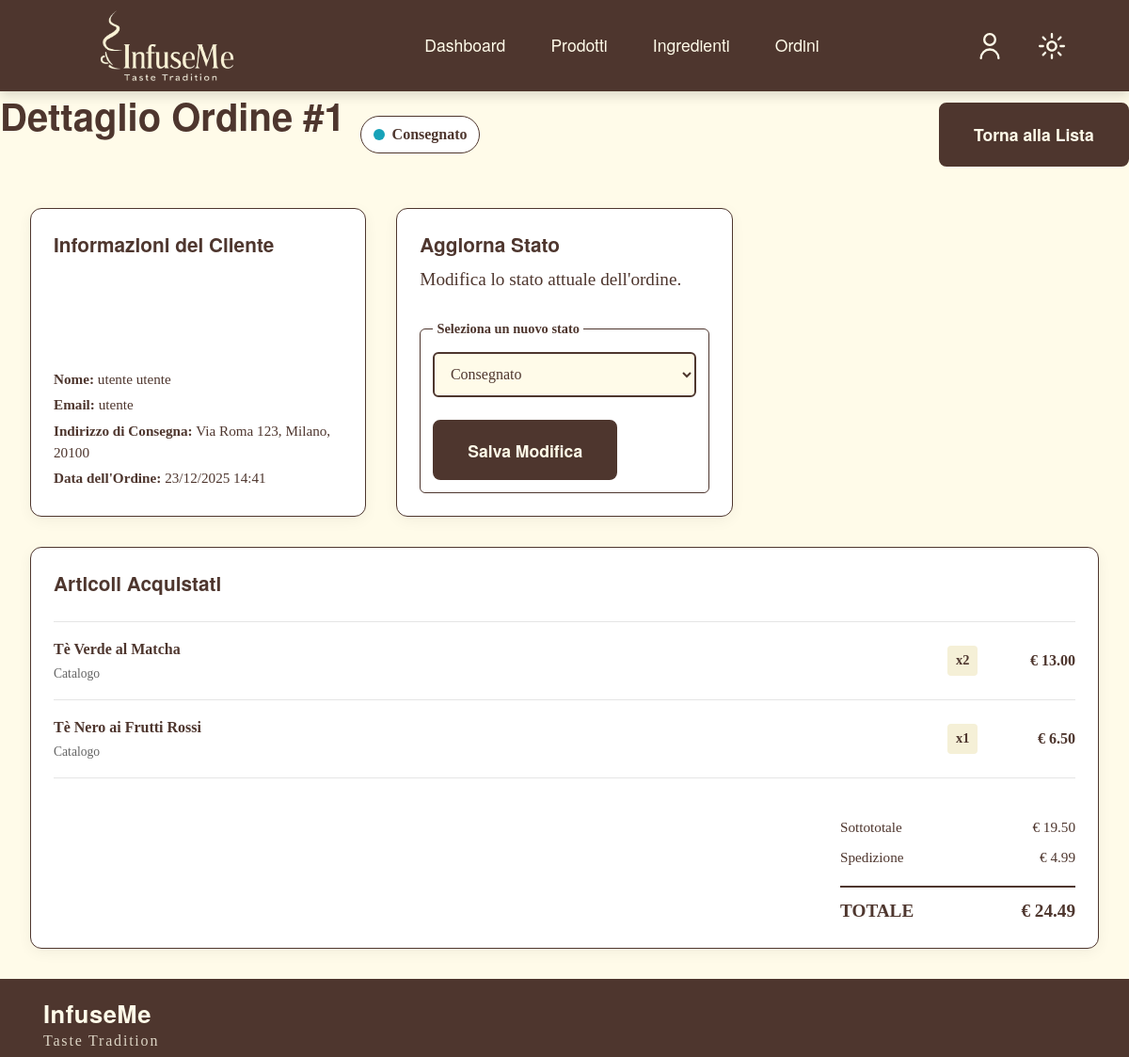
Page /src/dettaglioOrdineAdmin.php?id=1 (signed in) on the committed database.
### tables this page shows
CREATE TABLE ordine (
    id_ordine INT UNSIGNED AUTO_INCREMENT PRIMARY KEY,
    id_utente INT UNSIGNED NOT NULL,
    data_ordine DATETIME NOT NULL DEFAULT CURRENT_TIMESTAMP,
    data_consegna DATE NULL,
    indirizzo_spedizione VARCHAR(255) NULL,
    stato_ord ENUM('in_attesa','pagato','in_preparazione','spedito','consegnato','annullato') NOT NULL DEFAULT 'in_attesa',
    conferma_pagamento BOOLEAN NOT NULL DEFAULT FALSE,
    sottototale DECIMAL(10,2) NOT NULL DEFAULT 0.00,
    spese_spedizione DECIMAL(10,2) NOT NULL DEFAULT 4.99,
    totale DECIMAL(10,2) NOT NULL,
    omaggio BOOLEAN NOT NULL DEFAULT FALSE,
    descrizione_omaggio VARCHAR(255) NULL,
    note TEXT NULL,
    FOREIGN KEY (id_utente) REFERENCES utente(id_utente) ON DELETE RESTRICT,
    CONSTRAINT chk_ordine_totale CHECK (totale >= 0),
    CONSTRAINT chk_ordine_sottototale CHECK (sottototale >= 0)
);

CREATE TABLE utente (
    id_utente INT UNSIGNED AUTO_INCREMENT PRIMARY KEY,
    nome VARCHAR(100) NOT NULL,
    cognome VARCHAR(100) NOT NULL,
    email VARCHAR(255) NOT NULL UNIQUE,
    password_hash VARCHAR(255) NOT NULL,
    data_nascita DATE NOT NULL,
    indirizzo VARCHAR(255) NULL,
    citta VARCHAR(100) NULL,
    cap VARCHAR(20) NULL,
    paese VARCHAR(100) NULL DEFAULT 'Italia',
    data_registrazione DATETIME NOT NULL DEFAULT CURRENT_TIMESTAMP,
    is_active BOOLEAN NOT NULL DEFAULT TRUE
);

CREATE TABLE dettaglio_ordine (
    id_dettaglio INT UNSIGNED AUTO_INCREMENT PRIMARY KEY,
    id_ordine INT UNSIGNED NOT NULL,
    id_prodotto INT UNSIGNED NULL,
    id_custom INT UNSIGNED NULL,
    quantita INT UNSIGNED NOT NULL DEFAULT 1,
    prezzo_unit DECIMAL(10,2) NOT NULL DEFAULT 0.00,
    totale_riga DECIMAL(10,2) GENERATED ALWAYS AS (quantita * prezzo_unit) VIRTUAL,
    note VARCHAR(255) NULL,
    FOREIGN KEY (id_ordine) REFERENCES ordine(id_ordine) ON DELETE CASCADE,
    FOREIGN KEY (id_prodotto) REFERENCES prodotto(id_prodotto) ON DELETE RESTRICT,
    FOREIGN KEY (id_custom) REFERENCES prodotto_custom(id_custom) ON DELETE RESTRICT,
    CONSTRAINT chk_dettaglio_one_product CHECK (
        (id_prodotto IS NOT NULL AND id_custom IS NULL)
        OR
        (id_prodotto IS NULL AND id_custom IS NOT NULL)
    ),
    CONSTRAINT chk_dettaglio_quantita CHECK (quantita > 0),
    CONSTRAINT chk_dettaglio_prezzo CHECK (prezzo_unit >= 0)
);

CREATE TABLE prodotto (
    id_prodotto INT UNSIGNED AUTO_INCREMENT PRIMARY KEY,
    nome VARCHAR(200) NOT NULL UNIQUE,
    descrizione TEXT NOT NULL,
    prezzo DECIMAL(10,2) NOT NULL DEFAULT 0.00,
    grammi INT NULL DEFAULT 50,
    categoria ENUM('tè_verde', 'tè_nero', 'tè_bianco', 'tè_giallo', 'tè_oolong', 'tisana', 'infuso', 'altro') NOT NULL,
    img_path VARCHAR(255) NULL,
    disponibilita INT NOT NULL DEFAULT 200,
    ultima_modifica DATETIME NOT NULL DEFAULT CURRENT_TIMESTAMP ON UPDATE CURRENT_TIMESTAMP,
    id_base INT UNSIGNED NULL,
    FOREIGN KEY (id_base) REFERENCES base(id_base) ON DELETE RESTRICT,
    CONSTRAINT chk_prezzo_positivo CHECK (prezzo >= 0),
    CONSTRAINT chk_grammi_positivi CHECK (grammi > 0)
);

### src/dettaglioOrdineAdmin.php (the view, shortened to what this page needs)
<?php
require_once 'php/connessione.php';
$id_ordine = intval($_GET['id']);
$sqlOrdine = "SELECT o.*, u.nome, u.cognome, u.email
              FROM ordine o
              JOIN utente u ON o.id_utente = u.id_utente
              WHERE o.id_ordine = ?";
$stmt = $pdo->prepare($sqlOrdine);
$stmt->execute([$id_ordine]);
$ordine = $stmt->fetch();
$sqlDettagli = "SELECT do.*,
                       p.nome AS nome_prodotto, p.img_path,
                       pc.nome_blend, pc.grammi AS grammi_custom
                FROM dettaglio_ordine do
                LEFT JOIN prodotto p ON do.id_prodotto = p.id_prodotto
                LEFT JOIN prodotto_custom pc ON do.id_custom = pc.id_custom
                WHERE do.id_ordine = ?";
$stmtDet = $pdo->prepare($sqlDettagli);
$stmtDet->execute([$id_ordine]);
$dettagli = $stmtDet->fetchAll();
$stato = $ordine['stato_ord'];
$mappaStati = [
    'annullato'       => 'stato-rosso',
    'in_attesa'       => 'stato-giallo',
    'in_preparazione' => 'stato-giallo',
    'pagato'          => 'stato-verde',
    'spedito'         => 'stato-verde',
    'consegnato'      => 'stato-blu'
];
$classStato = isset($mappaStati[$stato]) ? $mappaStati[$stato] : 'stato-giallo';
$statoFormattato = ucfirst(str_replace('_', ' ', $stato));
?>
<!DOCTYPE html>
<html lang="it">
<head>
    <link rel="stylesheet" href="style.css" type="text/css">
</head>
<body>
    <header>
        <div class="header-container">
            <div class="logo">
                <a href="home.php" aria-label="Torna alla home" class="logo-button">
                    <img src="images/logo/logoChiaro.webp" alt="InfuseMe" class="logo-image logo-light">
                </a>
            </div>
            <nav aria-label="Menu principale" role="navigation">
                <ul class="main-nav">
                    <li><a href="dashboardAdmin.php"><span lang="en">Dashboard</span></a></li>
                    <li><a href="gestioneProdotti.php">Prodotti</a></li>
                    <li><a href="gestioneIngredienti.php">Ingredienti</a></li>
                    <li><a href="gestioneOrdini.php" class="current-page" aria-current="page">Ordini</a></li>
                </ul>
            </nav>
            <div class="header-utilities">
                <a href="paginaUtente.html" class="icon-button" aria-label="Accedi all'area personale">
                    <svg class="icon-svg" xmlns="http://www.w3.org/2000/svg" viewBox="0 0 24 24" aria-hidden="true">
                        <path d="M12,12A6,6,0,1,0,6,6,6.006,6.006,0,0,0,12,12ZM12,2A4,4,0,1,1,8,6,4,4,0,0,1,12,2Z"/>
                        <path d="M12,14a9.01,9.01,0,0,0-9,9,1,1,0,0,0,2,0,7,7,0,0,1,14,0,1,1,0,0,0,2,0A9.01,9.01,0,0,0,12,14Z"/>
                    </svg>
                </a>
                <button class="icon-button theme-toggle" aria-label="Cambia tema">
                </button>
            </div>
        </div>
    </header>
    <main id="main-content" role="main">
        <div class="admin-page-header">
            <div class="header-title-group">
                <h1>Dettaglio Ordine #<?php echo $ordine['id_ordine']; ?></h1>
                <div class="order-status-badge">
                    <span class="<?php echo $classStato; ?>"></span>
                    <strong><?php echo $statoFormattato; ?></strong>
                </div>
            </div>
            <a href="gestioneOrdini.php" class="bottone-primario">Torna alla Lista</a>
        </div>
        <div class="admin-grid">
            <article class="admin-card">
                <div class="card-content">
                    <h3>Informazioni del Cliente</h3>
                    <div class="admin-details">
                        <p><strong>Nome:</strong> <?php echo htmlspecialchars($ordine['nome'] . " " . $ordine['cognome']); ?></p>
                        <p><strong>Email:</strong> <?php echo htmlspecialchars($ordine['email']); ?></p>
                        <p><strong>Indirizzo di Consegna:</strong>
                        <?php echo htmlspecialchars($ordine['indirizzo_spedizione']); ?></p>
                        <p><strong>Data dell'Ordine:</strong>
                        <?php echo date("d/m/Y H:i", strtotime($ordine['data_ordine'])); ?></p>
                    </div>
                </div>
            </article>
            <article class="admin-card">
                <div class="card-content">
                    <h3>Aggiorna Stato</h3>
                    <p>Modifica lo stato attuale dell'ordine.</p>
                    <form method="POST" action="">
                        <fieldset>
                            <legend>Seleziona un nuovo stato</legend>
                            <div class="input-group">
                                <select name="nuovo_stato" id="nuovo_stato">
                                    <option value="consegnato" <?php if($stato == 'consegnato') echo 'selected'; ?>>Consegnato</option>
                                </select>
                            </div>
                            <input type="submit" class="bottone-primario" value="Salva Modifica">
                        </fieldset>
                    </form>
                </div>
            </article>
            <article class="admin-card card-full-width">
                <div class="card-content">
                    <h3>Articoli Acquistati</h3>
                    <ul class="product-list">
                        <?php foreach ($dettagli as $item):
                            $nomeItem = !empty($item['nome_prodotto']) ? $item['nome_prodotto'] : $item['nome_blend'];
                            $tipoItem = !empty($item['nome_prodotto']) ? "Catalogo" : "Blend Custom";
                        ?>
                        <li class="product-item">
                            <div class="product-info">
                                <strong><?php echo htmlspecialchars($nomeItem); ?></strong>
                                <span class="product-type"><?php echo $tipoItem; ?></span>
                            </div>
                            <div class="product-pricing">
                                <span class="qty-badge">x<?php echo $item['quantita']; ?></span>
                                <span class="price">€ <?php echo number_format($item['totale_riga'], 2); ?></span>
                            </div>
                        </li>
                        <?php endforeach; ?>
                    </ul>
                    <div class="order-summary">
                        <div class="summary-row">
                            <span>Sottototale</span>
                            <span>€ <?php echo number_format($ordine['sottototale'], 2); ?></span>
                        </div>
                        <div class="summary-row">
                            <span>Spedizione</span>
                            <span>€ <?php echo number_format($ordine['spese_spedizione'], 2); ?></span>
                        </div>
                        <div class="summary-row total-row">
                            <strong>TOTALE</strong>
                            <strong>€ <?php echo number_format($ordine['totale'], 2); ?></strong>
                        </div>
                    </div>
                </div>
            </article>
        </div>
    </main>
    <footer>
        <div class="container">
            <div class="footer-section">
                <div class="footer-brand">
                    <div class="brand-name"><span lang="en">InfuseMe</span></div>
                    <div class="motto-brand"><span lang="en">Taste Tradition</span></div>
                </div>
            </div>
        </div>
    </footer>
</body>
</html>

### rows in the picture
ordine: id_ordine "1", stato_ord "Consegnato", id_utente.cognome "utente utente", id_utente.email "utente", indirizzo_spedizione "Via Roma 123, Milano, 20100", data_ordine "23/12/2025 14:41", nuovo_stato "Consegnato", sottototale "19.50", spese_spedizione "4.99", totale "24.49"
dettaglio_ordine: id_prodotto.nome "Tè Verde al Matcha", id_prodotto.nome "Catalogo", quantita "2", totale_riga "13.00"
dettaglio_ordine: id_prodotto.nome "Tè Nero ai Frutti Rossi", id_prodotto.nome "Catalogo", quantita "1", totale_riga "6.50"
